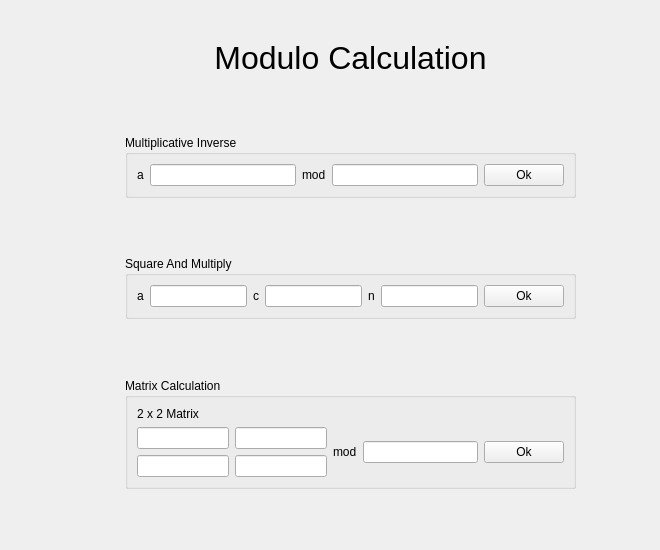
       <widget class="QWidget" name="page1">
        <widget class="QWidget" name="layoutWidget">
         <property name="geometry">
          <rect>
           <x>50</x>
           <y>40</y>
           <width>601</width>
           <height>501</height>
          </rect>
         </property>
         <layout class="QGridLayout" name="gridLayout_2">
          <item row="0" column="0">
           <widget class="QLabel" name="label_calc_header">
            <property name="styleSheet">
             <string notr="true">font-size:24pt;</string>
            </property>
            <property name="text">
             <string>Modulo Calculation</string>
            </property>
            <property name="alignment">
             <set>Qt::AlignCenter</set>
            </property>
           </widget>
          </item>
          <item row="2" column="0">
           <widget class="QGroupBox" name="groupBox_5">
            <property name="maximumSize">
             <size>
              <width>451</width>
              <height>16777215</height>
             </size>
            </property>
            <property name="title">
             <string>Multiplicative Inverse</string>
            </property>
            <layout class="QVBoxLayout" name="verticalLayout_3">
             <item>
              <layout class="QHBoxLayout" name="horizontalLayout_4">
               <item>
                <widget class="QLabel" name="label_16">
                 <property name="text">
                  <string>a</string>
                 </property>
                </widget>
               </item>
               <item>
                <widget class="QLineEdit" name="le_inverse_a">
                 <property name="styleSheet">
                  <string notr="true"/>
                 </property>
                </widget>
               </item>
               <item>
                <widget class="QLabel" name="label_17">
                 <property name="text">
                  <string>mod</string>
                 </property>
                </widget>
               </item>
               <item>
                <widget class="QLineEdit" name="le_inverse_b">
                 <property name="styleSheet">
                  <string notr="true"/>
                 </property>
                </widget>
               </item>
               <item>
                <widget class="QPushButton" name="btn_inverse">
                 <property name="text">
                  <string>Ok</string>
                 </property>
                </widget>
               </item>
              </layout>
             </item>
            </layout>
           </widget>
          </item>
          <item row="4" column="0">
           <widget class="QGroupBox" name="groupBox">
            <property name="sizePolicy">
             <sizepolicy hsizetype="Preferred" vsizetype="Maximum">
              <horstretch>0</horstretch>
              <verstretch>0</verstretch>
             </sizepolicy>
            </property>
            <property name="maximumSize">
             <size>
              <width>451</width>
              <height>16777215</height>
             </size>
            </property>
            <property name="styleSheet">
             <string notr="true"/>
            </property>
            <property name="title">
             <string>Square And Multiply</string>
            </property>
            <layout class="QVBoxLayout" name="verticalLayout_2">
             <item>
              <layout class="QHBoxLayout" name="horizontalLayout">
               <item>
                <widget class="QLabel" name="label">
                 <property name="text">
                  <string>a</string>
                 </property>
                 <property name="buddy">
                  <cstring>lineEdit_a</cstring>
                 </property>
                </widget>
               </item>
               <item>
                <widget class="QLineEdit" name="lineEdit_a">
                 <property name="styleSheet">
                  <string notr="true"/>
                 </property>
                </widget>
               </item>
               <item>
                <widget class="QLabel" name="label_3">
                 <property name="text">
                  <string>c</string>
                 </property>
                </widget>
               </item>
               <item>
                <widget class="QLineEdit" name="lineEdit_c">
                 <property name="styleSheet">
                  <string notr="true"/>
                 </property>
                </widget>
               </item>
               <item>
                <widget class="QLabel" name="label_2">
                 <property name="text">
                  <string>n</string>
                 </property>
                </widget>
               </item>
               <item>
                <widget class="QLineEdit" name="lineEdit_n">
                 <property name="styleSheet">
                  <string notr="true"/>
                 </property>
                </widget>
               </item>
               <item>
                <widget class="QPushButton" name="pushButton">
                 <property name="styleSheet">
                  <string notr="true"/>
                 </property>
                 <property name="text">
                  <string>Ok</string>
                 </property>
                </widget>
               </item>
              </layout>
             </item>
            </layout>
           </widget>
          </item>
          <item row="3" column="0">
           <spacer name="verticalSpacer">
            <property name="orientation">
             <enum>Qt::Vertical</enum>
            </property>
            <property name="sizeHint" stdset="0">
             <size>
              <width>20</width>
              <height>40</height>
             </size>
            </property>
           </spacer>
          </item>
          <item row="5" column="0">
           <spacer name="verticalSpacer_3">
            <property name="orientation">
             <enum>Qt::Vertical</enum>
            </property>
            <property name="sizeHint" stdset="0">
             <size>
              <width>20</width>
              <height>40</height>
             </size>
            </property>
           </spacer>
          </item>
          <item row="7" column="0">
           <spacer name="verticalSpacer_2">
            <property name="orientation">
             <enum>Qt::Vertical</enum>
            </property>
            <property name="sizeHint" stdset="0">
             <size>
              <width>20</width>
              <height>40</height>
             </size>
            </property>
           </spacer>
          </item>
          <item row="6" column="0">
           <widget class="QGroupBox" name="groupBox_6">
            <property name="maximumSize">
             <size>
              <width>451</width>
              <height>16777215</height>
             </size>
            </property>
            <property name="layoutDirection">
             <enum>Qt::LeftToRight</enum>
            </property>
            <property name="title">
             <string>Matrix Calculation</string>
            </property>
            <layout class="QVBoxLayout" name="verticalLayout">
             <item>
              <widget class="QLabel" name="label_19">
               <property name="text">
                <string>2 x 2 Matrix</string>
               </property>
              </widget>
             </item>
             <item>
              <layout class="QHBoxLayout" name="horizontalLayout_2">
               <item>
                <layout class="QGridLayout" name="gridLayout">
                 <property name="sizeConstraint">
                  <enum>QLayout::SetMinimumSize</enum>
                 </property>
                 <item row="0" column="0">
                  <widget class="QLineEdit" name="le_matrix_11">
                   <property name="styleSheet">
                    <string notr="true"/>
                   </property>
                  </widget>
                 </item>
                 <item row="0" column="1">
                  <widget class="QLineEdit" name="le_matrix_12">
                   <property name="styleSheet">
                    <string notr="true"/>
                   </property>
                  </widget>
                 </item>
                 <item row="1" column="0">
                  <widget class="QLineEdit" name="le_matrix_21">
                   <property name="styleSheet">
                    <string notr="true"/>
                   </property>
                  </widget>
                 </item>
                 <item row="1" column="1">
                  <widget class="QLineEdit" name="le_matrix_22">
                   <property name="styleSheet">
                    <string notr="true"/>
                   </property>
                  </widget>
                 </item>
                </layout>
               </item>
               <item>
                <widget class="QLabel" name="label_18">
                 <property name="text">
                  <string>mod</string>
                 </property>
                </widget>
               </item>
               <item>
                <widget class="QLineEdit" name="le_matrix_n">
                 <property name="minimumSize">
                  <size>
                   <width>115</width>
                   <height>0</height>
                  </size>
                 </property>
                 <property name="styleSheet">
                  <string notr="true"/>
                 </property>
                </widget>
               </item>
               <item>
                <widget class="QPushButton" name="btnMatrix">
                 <property name="text">
                  <string>Ok</string>
                 </property>
                </widget>
               </item>
              </layout>
             </item>
            </layout>
           </widget>
          </item>
          <item row="1" column="0">
           <spacer name="verticalSpacer_4">
            <property name="orientation">
             <enum>Qt::Vertical</enum>
            </property>
            <property name="sizeHint" stdset="0">
             <size>
              <width>20</width>
              <height>40</height>
             </size>
            </property>
           </spacer>
          </item>
         </layout>
        </widget>
       </widget>
